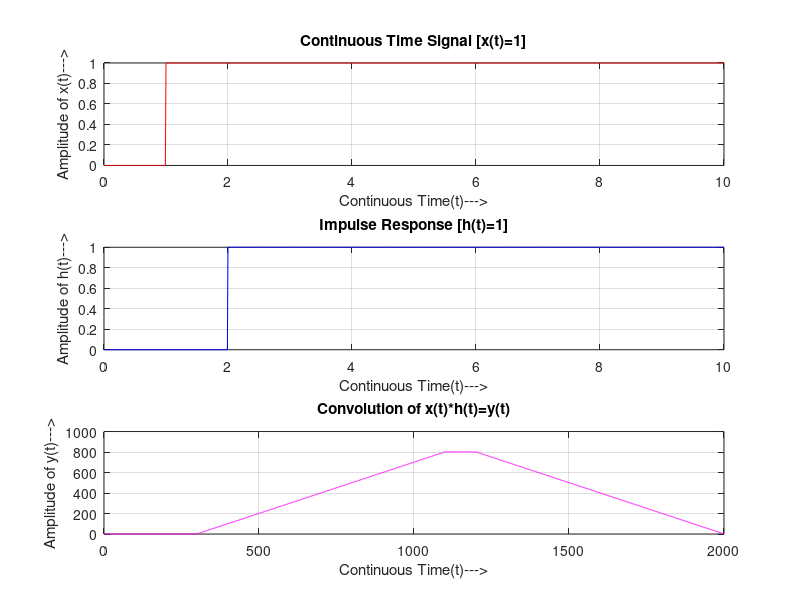

Write MATLAB code to recreate this figure.
% LINEAR CONVOLUTION_1
t_min=0;
t_max=10;
t=t_min:0.01:t_max;
x=1.*(t>=1&t<=10);
h=1.*(t>=2&t<=10);
subplot(3,1,1);
plot(t,x,'r');
xlabel('Continuous Time(t)--->');
ylabel('Amplitude of x(t)--->');
title('Continuous Time Signal [x(t)=1]');
grid on;
subplot(3,1,2);
plot(t,h,'b');
xlabel('Continuous Time(t)--->');
ylabel('Amplitude of h(t)--->');
title('Impulse Response [h(t)=1]');
grid on;
y=conv(x,h);
n1=length(y);
t1=0:1:(n1-1);
subplot(3,1,3);
plot(t1,y,'m');
xlabel('Continuous Time(t)--->');
ylabel('Amplitude of y(t)--->');
title('Convolution of x(t)*h(t)=y(t)');
grid on;
